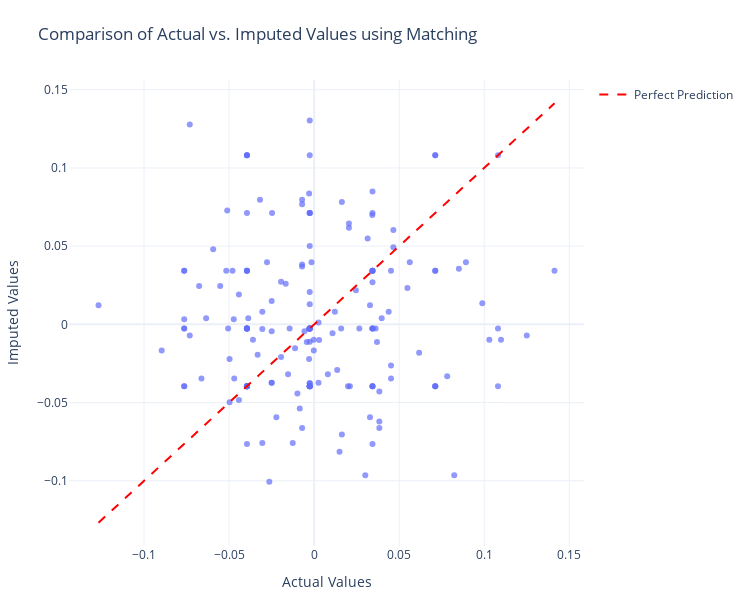

Notebook code cell kept with this figure:
### Markdown cell above
## Evaluating the imputation results

Now let's compare the imputed values with the actual values to evaluate the performance of our imputer. Matching does not have the ability to adapt its prediction to specific quantiles, which means no matter which quantile we select, we will obtain the same results

### Code cell
# Extract median predictions for evaluation
median_predictions = imputed_values[0.5]

# Create a scatter plot comparing actual vs. imputed values
min_val = min(actual_values.min().min(), median_predictions.min().min())
max_val = max(actual_values.max().max(), median_predictions.max().max())

# Convert data for plotting
plot_df = pd.DataFrame(
    {
        "Actual": actual_values.values.flatten(),
        "Imputed": median_predictions.values.flatten(),
    }
)

# Create the scatter plot
fig = px.scatter(
    plot_df,
    x="Actual",
    y="Imputed",
    opacity=0.7,
    title="Comparison of Actual vs. Imputed Values using Matching",
)

# Add the diagonal line (perfect prediction line)
fig.add_trace(
    go.Scatter(
        x=[min_val, max_val],
        y=[min_val, max_val],
        mode="lines",
        line=dict(color="red", dash="dash"),
        name="Perfect Prediction",
    )
)

# Update layout
fig.update_layout(
    xaxis_title="Actual Values",
    yaxis_title="Imputed Values",
    width=750,
    height=600,
    template="plotly_white",
    margin=dict(l=50, r=50, t=80, b=50),  # Adjust margins
)

fig.show()

### Figure 1 — Plotly figure (JSON) as saved in the notebook; plotly's stock layout.template omitted (floating-point values rounded to 4 significant figures; data arrays with more than 128 entries replaced by an {"elided": "..."} marker saying what was removed)
{"data": [{"hovertemplate": "Actual=%{x}<br>Imputed=%{y}<extra></extra>", "legendgroup": "", "marker": {"color": "#636efa", "opacity": 0.7, "symbol": "circle"}, "mode": "markers", "name": "", "orientation": "v", "showlegend": false, "type": "scatter", "x": {"elided": "178 float values"}, "xaxis": "x", "y": {"elided": "178 float values"}, "yaxis": "y"}, {"line": {"color": "red", "dash": "dash"}, "mode": "lines", "name": "Perfect Prediction", "type": "scatter", "x": [-0.1268, 0.1413], "y": [-0.1268, 0.1413]}], "layout": {"height": 600, "legend": {"tracegroupgap": 0}, "margin": {"b": 50, "l": 50, "r": 50, "t": 80}, "title": {"text": "Comparison of Actual vs. Imputed Values using Matching"}, "width": 750, "xaxis": {"anchor": "y", "domain": [0, 1], "title": {"text": "Actual Values"}}, "yaxis": {"anchor": "x", "domain": [0, 1], "title": {"text": "Imputed Values"}}}}
